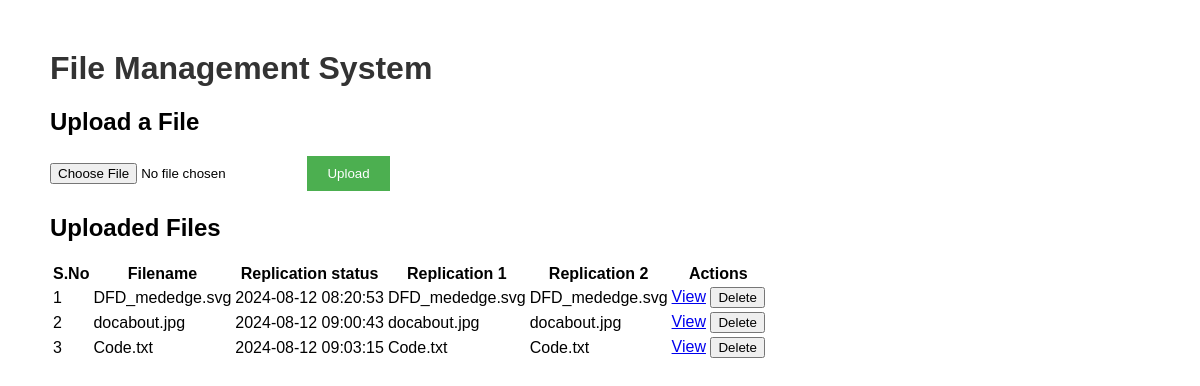
Before: / with the older database file.
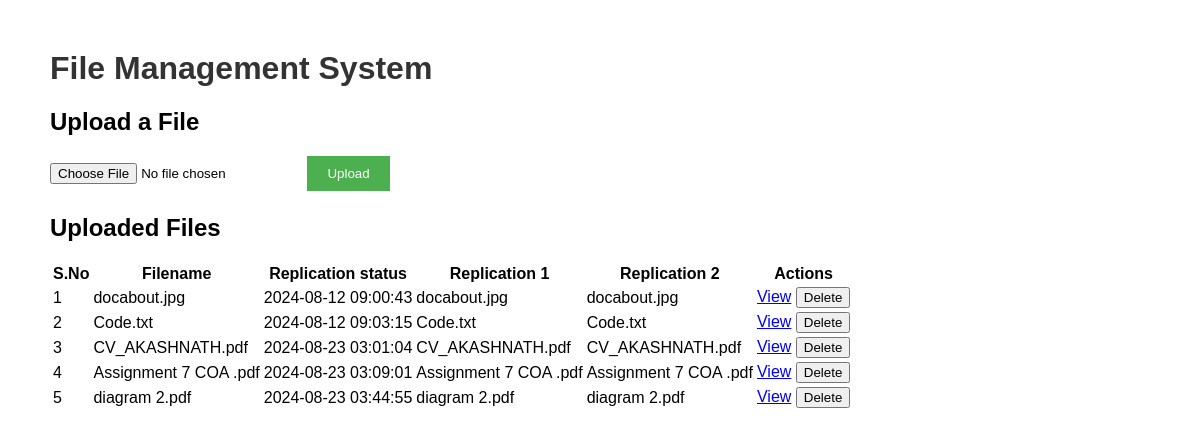
After: the same page with the newer database file.
### tables this page shows
CREATE TABLE files (
            id INTEGER PRIMARY KEY AUTOINCREMENT,
            filename TEXT NOT NULL,
            timestamp DATETIME DEFAULT CURRENT_TIMESTAMP
        , replication1 TEXT, replication2 TEXT);

### app.py (the view)
@app.route('/')
def index():
    conn = sqlite3.connect('database/files.db')
    cursor = conn.cursor()
    cursor.execute('SELECT * FROM files')
    files = cursor.fetchall()
    conn.close()
    return render_template('index.html', files=files)

### templates/index.html (shortened to what this page needs)
<!DOCTYPE html>
<html lang="en">
<head>
    <link rel="stylesheet" href="{{ url_for('static', filename='styles.css') }}">
</head>
<body>
    <div class="container">
        <h1>File Management System</h1>
        <div class="upload-section">
            <h2>Upload a File</h2>
            <form action="{{ url_for('upload_file') }}" method="POST" enctype="multipart/form-data">
                <input type="file" name="file" required>
                <input type="submit" value="Upload" class="btn btn-primary">
            </form>
        </div>
        <div class="table-section">
            <h2>Uploaded Files</h2>
            <table class="table table-striped">
                <thead>
                    <tr>
                        <th>S.No</th>
                        <th>Filename</th>
                        <th>Replication status</th>
                        <th>Replication 1</th>
                        <th>Replication 2</th>
                        <th>Actions</th>
                    </tr>
                </thead>
                <tbody>
                    {% for file in files %}
                    <tr>
                        <td>{{ loop.index }}</td>
                        <td>{{ file[1] }}</td>
                        <td>{{ file[2] }}</td>
                        <td>{{ file[1] }}</td>
                        <td>{{ file[1] }}</td>
                        <td>
                            <a href="{{ url_for('view_file', file_id=file[0]) }}" class="btn btn-info">View</a>
                            <form action="{{ url_for('delete_file', file_id=file[0]) }}" method="POST" style="display:inline;">
                                <button type="submit" class="btn btn-danger" onclick="return confirm('Are you sure you want to delete this file?')">Delete</button>
                            </form>
                        </td>
                    </tr>
                    {% endfor %}
                </tbody>
            </table>
        </div>
    </div>
</body>
</html>

### static/styles.css (style rules this page uses)
body { font-family: Arial, sans-serif; margin: 50px; }
h1 { color: #333; }
form { margin-top: 20px; }
input[type="file"] { margin-bottom: 10px; }
input[type="submit"] { background-color: #4CAF50; color: white; padding: 10px 20px; border: none; cursor: pointer; }

Changed rows visible on the page:
removed files: filename "DFD_mededge.svg", timestamp "2024-08-12 08:20:53"
added files: filename "CV_AKASHNATH.pdf", timestamp "2024-08-23 03:01:04"
added files: filename "Assignment 7 COA .pdf", timestamp "2024-08-23 03:09:01"
added files: filename "diagram 2.pdf", timestamp "2024-08-23 03:44:55"
